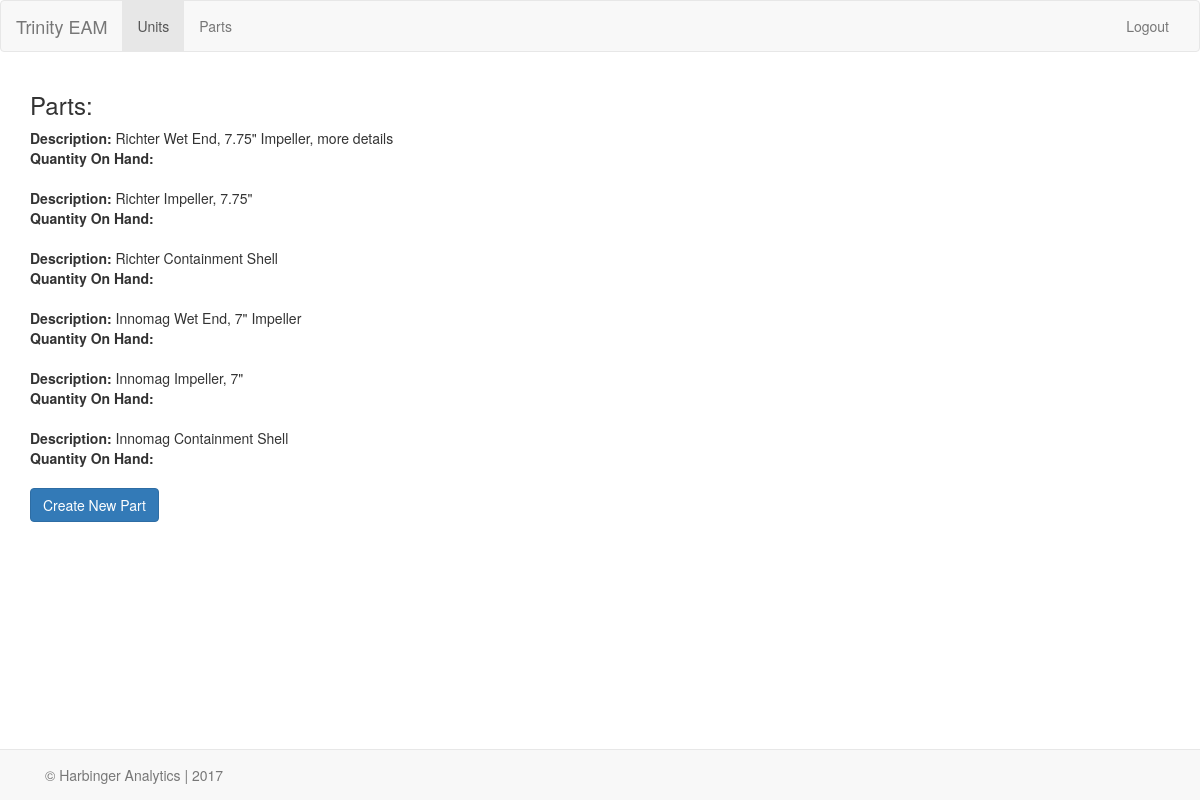
Screenshot of /parts (signed in) with the database file from the repository.
### models.py (models this page shows, shortened)
class Part(db.Model):
    __tablename__="part"
    id=db.Column(db.Integer, primary_key=True)
    description=db.Column(db.String(1000), nullable=False)
    units=db.relationship('Unit', secondary='unit_part', backref=db.backref('spares', lazy='dynamic'))
    warehouses=db.relationship('Warehouse', secondary='warehouse_part', backref=db.backref('location', lazy='dynamic'))

### app.py (the view)
@app.route('/parts')
@login_required
def parts():
    parts=db.session.query(Part).all()
    return render_template('parts.html', parts=parts)

### app.py (called while the page is built)
def login_required(f):
    @wraps(f)
    def wrap(*args, **kwargs):
        if 'logged_in' in session:
            return f(*args, **kwargs)
        else:
            flash('You need to login first.')
            return redirect(url_for('login'))
    return wrap

### templates/parts.html
{% extends "base.html" %}
{% block content %}
  <h3>Parts:</h3>
{% for part in parts %}
  <strong>Description:</strong> {{ part.description }} <br>
  <strong>Quantity On Hand:</strong>
  <br>
  <br>
{% endfor %}
  <div class="btn-group">
    <a href="/create_parts"><button type="button" class="btn btn-primary">Create New Part</button></a>
  </div>
{% endblock %}

### rows the page displays
Part: description "Richter Wet End, 7.75\" Impeller, more details"
Part: description "Richter Impeller, 7.75\""
Part: description "Richter Containment Shell"
Part: description "Innomag Wet End, 7\" Impeller"
Part: description "Innomag Impeller, 7\""
Part: description "Innomag Containment Shell"
